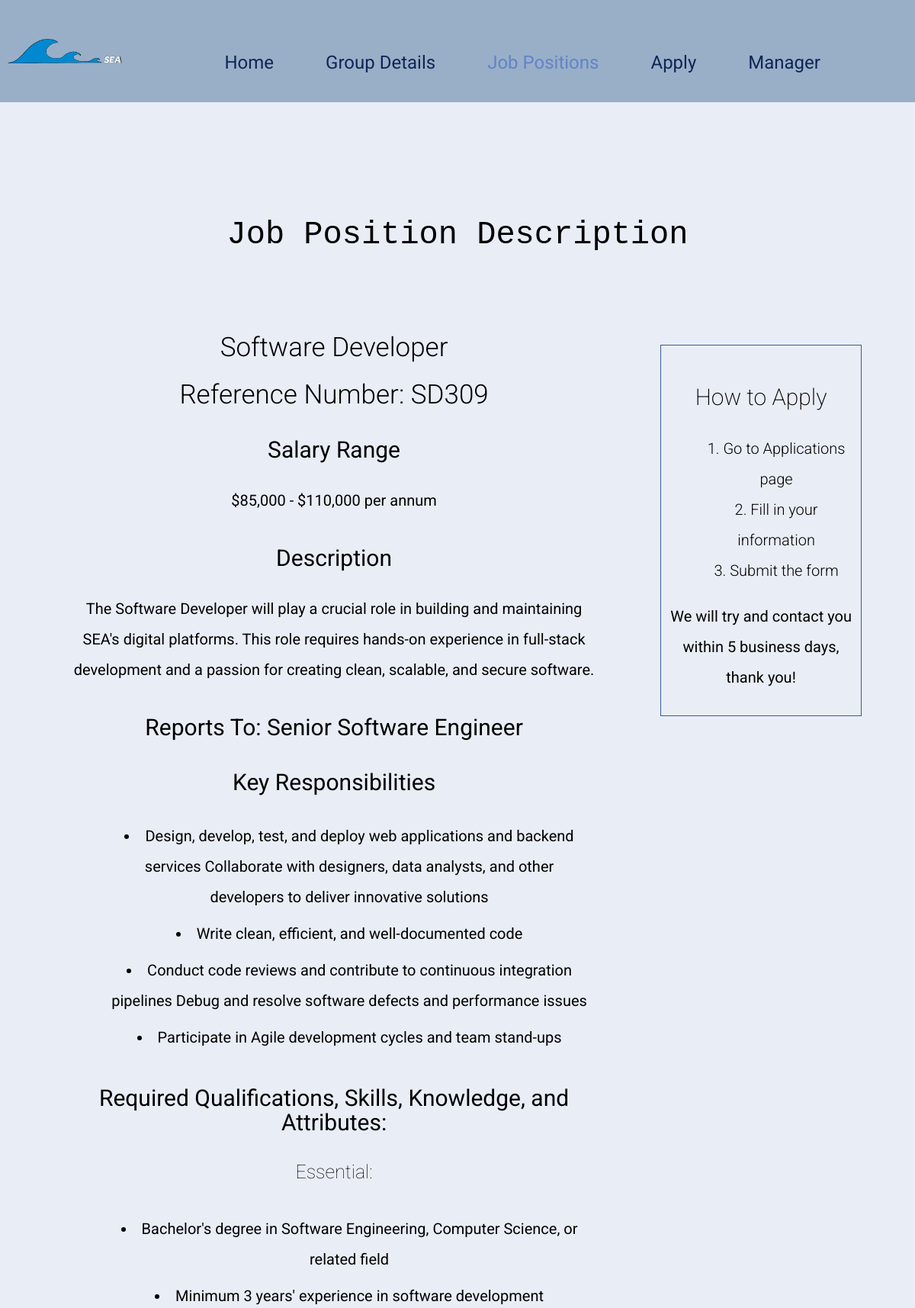
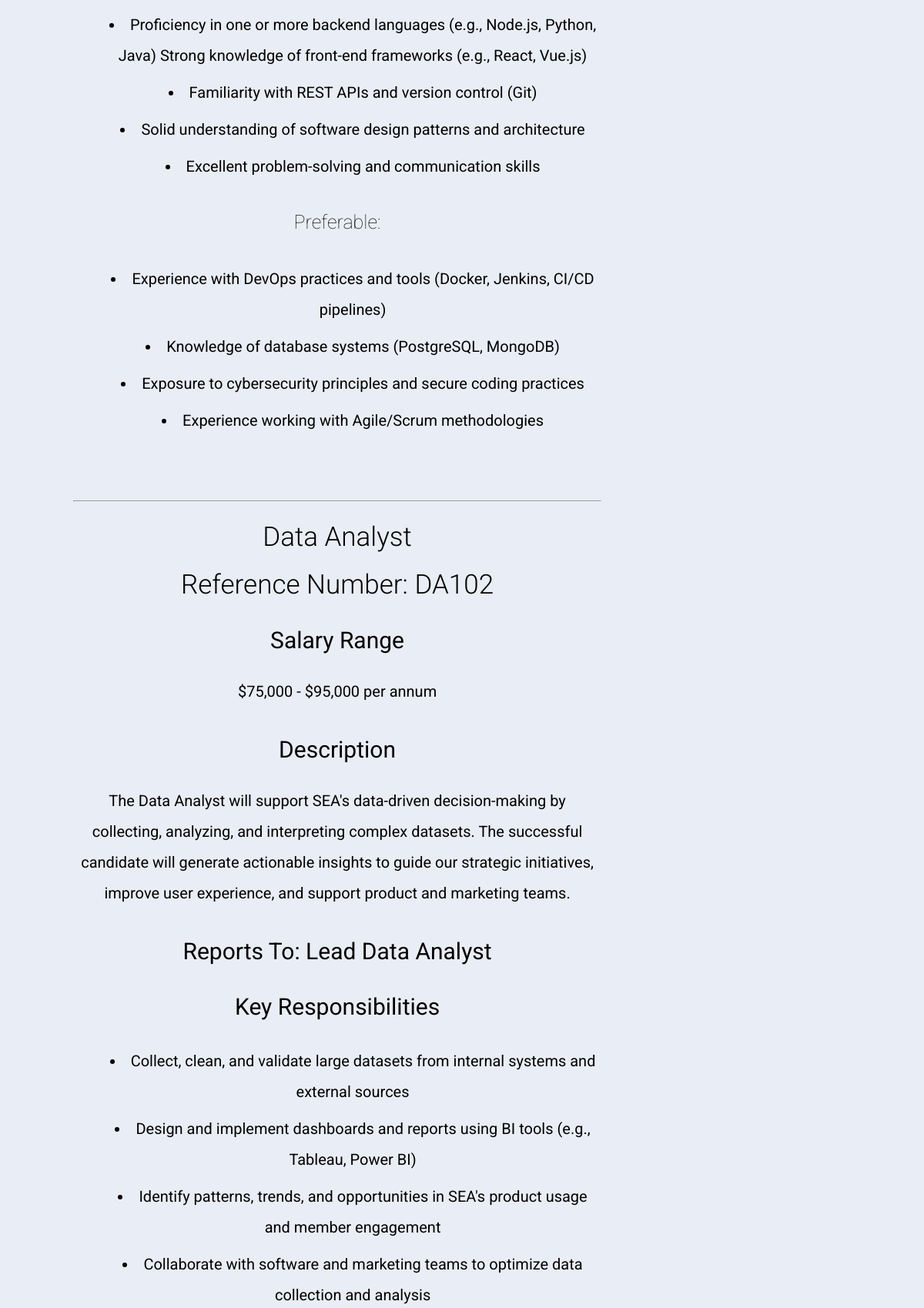
Screenshot of /jobs2_temp.php (upper part) with the database file from the repository (2 pictures, top to bottom).
### tables this page shows
CREATE TABLE `jobs` (
  `name` varchar(40) NOT NULL,
  `refnum` varchar(40) NOT NULL,
  `salary` varchar(40) NOT NULL,
  `report_to` varchar(40) NOT NULL,
  `description` text NOT NULL,
  `responsibilities` text NOT NULL,
  `essential` text NOT NULL,
  `preferable` text NOT NULL
);

### jobs2_temp.php (the view, shortened to what this page needs)
<?php
$mysqli = require __DIR__ . "/settings.php";
$sql = "SELECT * FROM jobs ORDER BY name DESC";
$result = $mysqli->query($sql);
?>
<!DOCTYPE html>
<html lang="en">
  <head>
    <?php include 'links.inc'; ?>
    <link href="styles/styles.css" rel="stylesheet" />
  </head>
  <body>
  <?php
  $page = "jobsPage";
  include_once "nav.inc";
?>
    <main>
      <h1 class="job-page-title">Job Position Description</h1>
      <div class="job-description">
        <div class="jobs">
                <?php
                if ($result->num_rows > 0) {
                    while($row = $result->fetch_assoc()) {
                        echo "<section class='job'>";
                        echo "<h2>" . $row['name'] . "</h2>";
                        echo "<h2>Reference Number: " . $row['refnum'] . "</h2>";
                        echo "<h3>Salary Range</h3>";
                        echo "<p>" . $row['salary'] . "</p>";
                        echo "<h3>Description</h3>";
                        echo "<p>" . $row['description'] . "</p>";
                        echo "<h3>Reports To: " . $row['report_to'] . "</h3>";
                        echo "<h3>Key Responsibilities</h3>";
                        echo "<ul><li>" . str_replace("//", "</li><li>", $row['responsibilities']) . "</li></ul>";
                        echo "<h3>Required Qualifications, Skills, Knowledge, and Attributes:</h3>";
                        echo "<h4>Essential:</h4><ul><li>" . str_replace("//", "</li><li>", $row['essential']) . "</li></ul>";
                        echo "<h4>Preferable:</h4><ul><li>" . str_replace("//", "</li><li>", $row['preferable']) . "</li></ul>";
                        echo "</section><hr />";
                    }
                } else {
                    echo "<p>No jobs available.</p>";
                }
                ?>
        </div>
        <aside class="how-to">
          <div>
            <h3>How to Apply</h3>
            <ol>
              <li>Go to Applications page</li>
              <li>Fill in your information</li>
              <li>Submit the form</li>
            </ol>
            <p>
              We will try and contact you within 5 business days, thank you!
            </p>
          </div>
        </aside>
      </div>
    </main>
  </body>
</html>

### links.inc (shortened to what this page needs)
<link
  rel="stylesheet"
  href="https://cdnjs.cloudflare.com/ajax/libs/animate.css/4.1.1/animate.min.css"
/>
<link rel="stylesheet" href="styles/styles.css" />

### nav.inc
<header>
  <div class="nav-bar">
    <div class="nav-logo">
      <img
        src="images/Logo_idk.png"
        alt="SEA Company Logo"
        class="animate__lightSpeedInLeft animate__wobble"
      />
    </div>
    <div class="nav-links">
      <nav class="menu about">
        <ul>
          <li <?php echo ($page=="homePage")?"class='active-page'" : ""; ?>><a href="index.php" >Home</a></li>
          <li <?php echo ($page=="aboutPage")?"class='active-page'" : ""; ?>><a href="about.php" >Group Details</a></li>
          <li <?php echo ($page=="jobsPage")?"class='active-page'" : ""; ?>><a href="jobs.php"  >Job Positions</a></li>
          <li <?php echo ($page=="applyPage")?"class='active-page'" : ""; ?>><a href="apply.php" >Apply</a></li>
          <li <?php echo ($page=="managerPage")?"class='active-page'" : ""; ?>><a href="signup.php" >Manager</a></li>
        </ul>
      </nav>
    </div>
  </div>
</header>

### styles/styles.css (style rules this page uses)
html { scroll-behavior: smooth; }
h1 { font-size: 38px; }
body { background-color: #e9edf5; font-family: "Roboto", sans-serif, Arial, Helvetica; margin: 0px; }
.about ul { list-style: none; display: flex; justify-content: space-between; padding: 10px; padding-left: 60px; padding-right: 60px; font-family: "Roboto", sans-serif, Arial, Helvetica; font-weight: 400; font-size: 2vw; }
.about ul li a { text-decoration-line: none; color: rgb(15, 38, 87); }
.nav-bar { display: flex; justify-content: space-between; background-color: #99afc7; }
.nav-logo { margin: 10px 0px 10px 10px; width: 15%; display: flex; align-items: center; animation: lightSpeedInLeft; animation-duration: 2s; }
.nav-logo img { width: 150px; }
.nav-links { width: 85%; padding-top: 30px; margin-left: 5%; margin-right: 5%; }
h2 { font-weight: bold; }
header ul .active-page a { color: rgb(99, 131, 201); }
.job-description { padding: 40px; text-align: center; list-style-position: inside; display: flex; }
.job-description .jobs { width: 65%; padding: 10px 55px; line-height: 2em; }
h1.job-page-title { font-family: monospace; font-weight: 100; font-size: 3.5vw; text-align: center; margin-top: 150px; }
.job-description h2 { font-weight: 300; font-size: 35px; margin-top: 30px; }
.job-description h3 { font-weight: 400; font-size: 30px; margin-top: 40px; }
.job-description h4 { font-weight: 100; font-size: 25px; }
.job-description p, .job-description li { font-weight: 400; font-size: 20px; line-height: 2em; }
.job-description aside { float: right; width: 25%; margin-top: 50px; padding: 2px 30px; overflow: hidden; }
.job-description aside div { border: #3a5a97 1px solid; padding: 10px; }
.job-description aside h3 { font-weight: 200; }
.job-description aside li { font-weight: 300; font-size: 20px; }
.job-description section { margin-bottom: 80px; }
ul li { padding: 4px; }
body { background-image: url("images/background.jpeg"); background-size: cover; background-position: center; margin: 0; background-repeat: no-repeat; }

### rows the page displays
jobs: name "Software Developer", refnum "SD309", salary "$85,000 - $110,000 per annum", description "The Software Developer will play a crucial role in building and maintaining SEA's digital platforms. This role requires hands-on experience in full-stack development and a passion for creating clean, scalable, and secure software.", report_to "Senior Software Engineer", responsibilities "Design, develop, test, and deploy web applications and backend services Collaborate with designers, data analysts, and other developers to deliver innovative solutions Write clean, efficient, and well-documented code Conduct code reviews and contribute to continuous integration pipelines Debug and resolve software defects and performance issues Participate in Agile development cycles and team stand-ups", essential "Bachelor's degree in Software Engineering, Computer Science, or related field Minimum 3 years' experience in software development Proficiency in one or more backend languages (e.g., Node.js, Python, Java) Strong knowledge of front-end frameworks (e.g., React, Vue.js) Familiarity with REST APIs and version control (Git) Solid understanding of software design patterns and architecture Excellent problem-solving and communication skills", preferable "Experience with DevOps practices and tools (Docker, Jenkins, CI/CD pipelines) Knowledge of database systems (PostgreSQL, MongoDB) Exposure to cybersecurity principles and secure coding practices Experience working with Agile/Scrum methodologies"
jobs: name "Data Analyst", refnum "DA102", salary "$75,000 - $95,000 per annum", description "The Data Analyst will support SEA's data-driven decision-making by collecting, analyzing, and interpreting complex datasets. The successful candidate will generate actionable insights to guide our strategic initiatives, improve user experience, and support product and marketing teams.", report_to "Lead Data Analyst", responsibilities "Collect, clean, and validate large datasets from internal systems and external sources Design and implement dashboards and reports using BI tools (e.g., Tableau, Power BI) Identify patterns, trends, and opportunities in SEA's product usage and member engagement Collaborate with software and marketing teams to optimize data collection and analysis"
